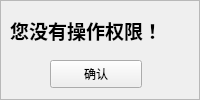
<?xml version="1.0" encoding="UTF-8"?>
<ui version="4.0">
 <class>GroupERRWindow</class>
 <widget class="QWidget" name="GroupERRWindow">
  <property name="geometry">
   <rect>
    <x>0</x>
    <y>0</y>
    <width>200</width>
    <height>100</height>
   </rect>
  </property>
  <property name="minimumSize">
   <size>
    <width>200</width>
    <height>100</height>
   </size>
  </property>
  <property name="maximumSize">
   <size>
    <width>200</width>
    <height>100</height>
   </size>
  </property>
  <property name="windowTitle">
   <string>错误！</string>
  </property>
  <property name="windowIcon">
   <iconset>
    <normaloff>img/Logo.ico</normaloff>img/Logo.ico</iconset>
  </property>
  <widget class="QFrame" name="frame">
   <property name="geometry">
    <rect>
     <x>0</x>
     <y>0</y>
     <width>200</width>
     <height>100</height>
    </rect>
   </property>
   <property name="minimumSize">
    <size>
     <width>200</width>
     <height>100</height>
    </size>
   </property>
   <property name="maximumSize">
    <size>
     <width>200</width>
     <height>100</height>
    </size>
   </property>
   <property name="frameShape">
    <enum>QFrame::StyledPanel</enum>
   </property>
   <property name="frameShadow">
    <enum>QFrame::Raised</enum>
   </property>
   <widget class="QLabel" name="err">
    <property name="geometry">
     <rect>
      <x>10</x>
      <y>-10</y>
      <width>181</width>
      <height>81</height>
     </rect>
    </property>
    <property name="font">
     <font>
      <family>微软雅黑 Light</family>
      <pointsize>14</pointsize>
      <weight>75</weight>
      <italic>false</italic>
      <bold>true</bold>
      <stylestrategy>PreferAntialias</stylestrategy>
     </font>
    </property>
    <property name="text">
     <string>您没有操作权限！</string>
    </property>
   </widget>
   <widget class="QPushButton" name="closeBtn">
    <property name="geometry">
     <rect>
      <x>50</x>
      <y>60</y>
      <width>92</width>
      <height>28</height>
     </rect>
    </property>
    <property name="font">
     <font>
      <family>微软雅黑</family>
     </font>
    </property>
    <property name="text">
     <string>确认</string>
    </property>
   </widget>
  </widget>
 </widget>
 <layoutdefault spacing="6" margin="11"/>
 <resources/>
 <connections>
  <connection>
   <sender>closeBtn</sender>
   <signal>clicked()</signal>
   <receiver>GroupERRWindow</receiver>
   <slot>close()</slot>
   <hints>
    <hint type="sourcelabel">
     <x>95</x>
     <y>73</y>
    </hint>
    <hint type="destinationlabel">
     <x>199</x>
     <y>149</y>
    </hint>
   </hints>
  </connection>
 </connections>
</ui>
